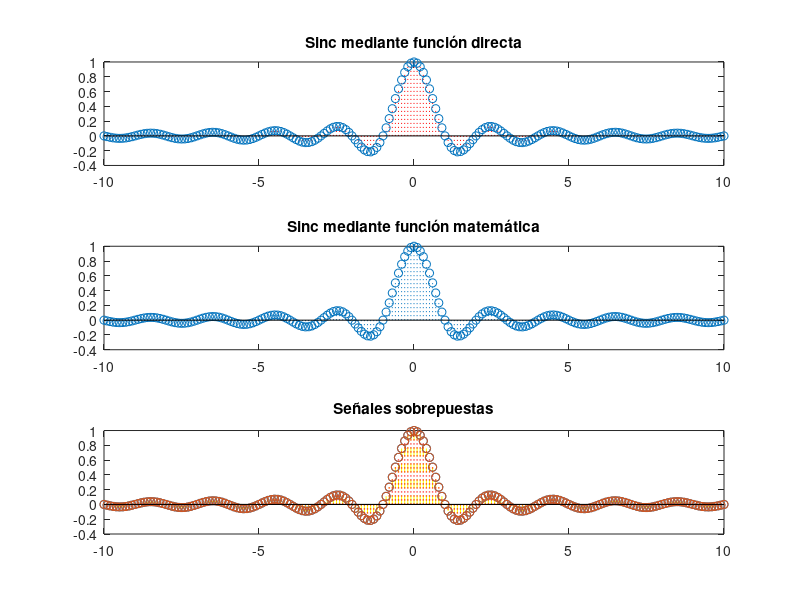

This figure's MATLAB source:
%% PRÁCTICA 3.4. Implementación y análisis de la función sinc.
% Implementación de la función sinc(t)
% Vector de tiempo discreto:
t = -30:0.1:30;
% OPCIÓN 1: Con la función directa de Matlab
y1 = sinc(t);
% OPCIÓN 2: Implementación manual de la fórmula
y2 = sin(pi*t)./(pi*t);
y2(t == 0) = 1; % Para evitar división por cero
% Gráfica de las señales
figure()
subplot(3,1,1)
stem(t, y1, 'Color', 'red', 'LineStyle', ':')
title('Sinc mediante función directa')
xlim([-10 10])
subplot(3,1,2)
stem(t, y2, 'LineStyle', ':')
title('Sinc mediante función matemática')
xlim([-10 10])
subplot(3,1,3)
stem(t, y1, 'Color', 'yellow', 'LineStyle', '--')
hold on
stem(t, y2, 'Color', 'red', 'LineStyle', ':', 'LineWidth',1)
title('Señales sobrepuestas')
xlim([-10 10])
